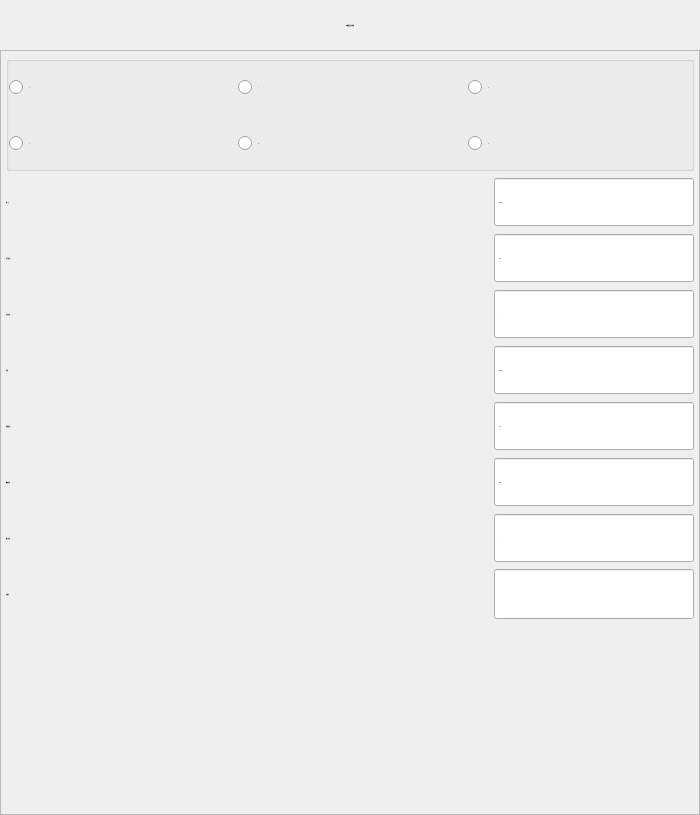
<?xml version="1.0" encoding="UTF-8"?>
<ui version="4.0">
 <class>FormActSingleLoop</class>
 <widget class="QWidget" name="FormActSingleLoop">
  <property name="geometry">
   <rect>
    <x>0</x>
    <y>0</y>
    <width>700</width>
    <height>815</height>
   </rect>
  </property>
  <property name="minimumSize">
   <size>
    <width>700</width>
    <height>815</height>
   </size>
  </property>
  <property name="maximumSize">
   <size>
    <width>727</width>
    <height>815</height>
   </size>
  </property>
  <property name="font">
   <font>
    <family>微软雅黑</family>
    <pointsize>-1</pointsize>
    <weight>50</weight>
    <italic>false</italic>
    <bold>false</bold>
   </font>
  </property>
  <property name="windowTitle">
   <string notr="true">循环定位</string>
  </property>
  <property name="toolTip">
   <string notr="true"/>
  </property>
  <property name="statusTip">
   <string notr="true"/>
  </property>
  <property name="whatsThis">
   <string notr="true"/>
  </property>
  <property name="accessibleName">
   <string notr="true"/>
  </property>
  <property name="accessibleDescription">
   <string notr="true"/>
  </property>
  <property name="styleSheet">
   <string notr="true">font: 28px &quot;微软雅黑&quot;;</string>
  </property>
  <property name="windowFilePath">
   <string notr="true"/>
  </property>
  <layout class="QVBoxLayout" name="verticalLayout">
   <property name="spacing">
    <number>0</number>
   </property>
   <property name="margin">
    <number>0</number>
   </property>
   <item>
    <widget class="QLabel" name="labelParaTitle">
     <property name="sizePolicy">
      <sizepolicy hsizetype="Preferred" vsizetype="Fixed">
       <horstretch>0</horstretch>
       <verstretch>0</verstretch>
      </sizepolicy>
     </property>
     <property name="minimumSize">
      <size>
       <width>0</width>
       <height>50</height>
      </size>
     </property>
     <property name="font">
      <font>
       <family>微软雅黑</family>
       <pointsize>-1</pointsize>
       <weight>50</weight>
       <italic>false</italic>
       <bold>false</bold>
      </font>
     </property>
     <property name="styleSheet">
      <string notr="true">QLabel#labelParaTitle
{
	color: black;
	border-image: url(:/img/widget/Panel.png) 0 4 0 4;
	border-left: 4px transparent;
	border-right: 4px transparent;
}</string>
     </property>
     <property name="text">
      <string>单轴循环定位参数</string>
     </property>
     <property name="alignment">
      <set>Qt::AlignCenter</set>
     </property>
    </widget>
   </item>
   <item>
    <widget class="QFrame" name="frameSingleLoop">
     <property name="font">
      <font>
       <family>微软雅黑</family>
       <pointsize>-1</pointsize>
       <weight>50</weight>
       <italic>false</italic>
       <bold>false</bold>
      </font>
     </property>
     <property name="styleSheet">
      <string notr="true"/>
     </property>
     <property name="frameShape">
      <enum>QFrame::StyledPanel</enum>
     </property>
     <property name="frameShadow">
      <enum>QFrame::Plain</enum>
     </property>
     <property name="IsMainArea" stdset="0">
      <bool>true</bool>
     </property>
     <layout class="QGridLayout" name="gridLayout">
      <property name="margin">
       <number>5</number>
      </property>
      <item row="2" column="0">
       <widget class="QLabel" name="labelHightSpd">
        <property name="sizePolicy">
         <sizepolicy hsizetype="Expanding" vsizetype="Fixed">
          <horstretch>0</horstretch>
          <verstretch>0</verstretch>
         </sizepolicy>
        </property>
        <property name="minimumSize">
         <size>
          <width>150</width>
          <height>50</height>
         </size>
        </property>
        <property name="maximumSize">
         <size>
          <width>16777215</width>
          <height>50</height>
         </size>
        </property>
        <property name="font">
         <font>
          <family>微软雅黑</family>
          <pointsize>-1</pointsize>
          <weight>50</weight>
          <italic>false</italic>
          <bold>false</bold>
         </font>
        </property>
        <property name="text">
         <string>运行速度：</string>
        </property>
       </widget>
      </item>
      <item row="1" column="4">
       <widget class="xDoubleSpinBox" name="doubleSpinBox">
        <property name="sizePolicy">
         <sizepolicy hsizetype="Preferred" vsizetype="Fixed">
          <horstretch>0</horstretch>
          <verstretch>0</verstretch>
         </sizepolicy>
        </property>
        <property name="minimumSize">
         <size>
          <width>200</width>
          <height>50</height>
         </size>
        </property>
        <property name="maximumSize">
         <size>
          <width>200</width>
          <height>50</height>
         </size>
        </property>
        <property name="font">
         <font>
          <family>微软雅黑</family>
          <pointsize>-1</pointsize>
          <weight>50</weight>
          <italic>false</italic>
          <bold>false</bold>
         </font>
        </property>
        <property name="styleSheet">
         <string notr="true"/>
        </property>
        <property name="alignment">
         <set>Qt::AlignLeading|Qt::AlignLeft|Qt::AlignVCenter</set>
        </property>
        <property name="buttonSymbols">
         <enum>QAbstractSpinBox::NoButtons</enum>
        </property>
        <property name="suffix">
         <string>mm</string>
        </property>
        <property name="maximum">
         <double>60000.000000000000000</double>
        </property>
       </widget>
      </item>
      <item row="3" column="0">
       <widget class="QLabel" name="labelCnt">
        <property name="sizePolicy">
         <sizepolicy hsizetype="Expanding" vsizetype="Fixed">
          <horstretch>0</horstretch>
          <verstretch>0</verstretch>
         </sizepolicy>
        </property>
        <property name="minimumSize">
         <size>
          <width>150</width>
          <height>50</height>
         </size>
        </property>
        <property name="maximumSize">
         <size>
          <width>16777215</width>
          <height>50</height>
         </size>
        </property>
        <property name="font">
         <font>
          <family>微软雅黑</family>
          <pointsize>-1</pointsize>
          <weight>50</weight>
          <italic>false</italic>
          <bold>false</bold>
         </font>
        </property>
        <property name="text">
         <string>定位点数：</string>
        </property>
       </widget>
      </item>
      <item row="4" column="0" colspan="2">
       <widget class="QLabel" name="labelInterVal">
        <property name="sizePolicy">
         <sizepolicy hsizetype="Expanding" vsizetype="Fixed">
          <horstretch>0</horstretch>
          <verstretch>0</verstretch>
         </sizepolicy>
        </property>
        <property name="minimumSize">
         <size>
          <width>150</width>
          <height>50</height>
         </size>
        </property>
        <property name="maximumSize">
         <size>
          <width>16777215</width>
          <height>50</height>
         </size>
        </property>
        <property name="font">
         <font>
          <family>微软雅黑</family>
          <pointsize>-1</pointsize>
          <weight>50</weight>
          <italic>false</italic>
          <bold>false</bold>
         </font>
        </property>
        <property name="text">
         <string>间隔：</string>
        </property>
       </widget>
      </item>
      <item row="2" column="4">
       <widget class="xSpinBox" name="BoxHspd">
        <property name="sizePolicy">
         <sizepolicy hsizetype="Preferred" vsizetype="Fixed">
          <horstretch>0</horstretch>
          <verstretch>0</verstretch>
         </sizepolicy>
        </property>
        <property name="minimumSize">
         <size>
          <width>200</width>
          <height>50</height>
         </size>
        </property>
        <property name="maximumSize">
         <size>
          <width>200</width>
          <height>50</height>
         </size>
        </property>
        <property name="font">
         <font>
          <family>微软雅黑</family>
          <pointsize>-1</pointsize>
          <weight>50</weight>
          <italic>false</italic>
          <bold>false</bold>
         </font>
        </property>
        <property name="focusPolicy">
         <enum>Qt::ClickFocus</enum>
        </property>
        <property name="alignment">
         <set>Qt::AlignLeading|Qt::AlignLeft|Qt::AlignVCenter</set>
        </property>
        <property name="buttonSymbols">
         <enum>QAbstractSpinBox::NoButtons</enum>
        </property>
        <property name="specialValueText">
         <string notr="true"/>
        </property>
        <property name="keyboardTracking">
         <bool>false</bool>
        </property>
        <property name="suffix">
         <string notr="true">%</string>
        </property>
        <property name="prefix">
         <string notr="true"/>
        </property>
        <property name="minimum">
         <number>1</number>
        </property>
        <property name="maximum">
         <number>100</number>
        </property>
        <property name="value">
         <number>50</number>
        </property>
        <property name="HasBtn" stdset="0">
         <bool>true</bool>
        </property>
       </widget>
      </item>
      <item row="1" column="0">
       <widget class="QLabel" name="labelPos">
        <property name="minimumSize">
         <size>
          <width>150</width>
          <height>50</height>
         </size>
        </property>
        <property name="maximumSize">
         <size>
          <width>16777215</width>
          <height>50</height>
         </size>
        </property>
        <property name="font">
         <font>
          <family>微软雅黑</family>
          <pointsize>-1</pointsize>
          <weight>50</weight>
          <italic>false</italic>
          <bold>false</bold>
         </font>
        </property>
        <property name="styleSheet">
         <string notr="true"/>
        </property>
        <property name="text">
         <string>第一点：</string>
        </property>
       </widget>
      </item>
      <item row="6" column="0" colspan="2">
       <widget class="QLabel" name="labelLowDis">
        <property name="sizePolicy">
         <sizepolicy hsizetype="Expanding" vsizetype="Fixed">
          <horstretch>0</horstretch>
          <verstretch>0</verstretch>
         </sizepolicy>
        </property>
        <property name="minimumSize">
         <size>
          <width>150</width>
          <height>50</height>
         </size>
        </property>
        <property name="maximumSize">
         <size>
          <width>16777215</width>
          <height>50</height>
         </size>
        </property>
        <property name="font">
         <font>
          <family>微软雅黑</family>
          <pointsize>-1</pointsize>
          <weight>50</weight>
          <italic>false</italic>
          <bold>false</bold>
         </font>
        </property>
        <property name="text">
         <string>减速距离：</string>
        </property>
       </widget>
      </item>
      <item row="8" column="0" colspan="3">
       <widget class="QLabel" name="labelCount">
        <property name="sizePolicy">
         <sizepolicy hsizetype="Expanding" vsizetype="Fixed">
          <horstretch>0</horstretch>
          <verstretch>0</verstretch>
         </sizepolicy>
        </property>
        <property name="minimumSize">
         <size>
          <width>150</width>
          <height>50</height>
         </size>
        </property>
        <property name="maximumSize">
         <size>
          <width>16777215</width>
          <height>50</height>
         </size>
        </property>
        <property name="font">
         <font>
          <family>微软雅黑</family>
          <pointsize>-1</pointsize>
          <weight>50</weight>
          <italic>false</italic>
          <bold>false</bold>
         </font>
        </property>
        <property name="text">
         <string>计数器：</string>
        </property>
       </widget>
      </item>
      <item row="7" column="0" colspan="3">
       <widget class="QLabel" name="labelTimes">
        <property name="sizePolicy">
         <sizepolicy hsizetype="Expanding" vsizetype="Fixed">
          <horstretch>0</horstretch>
          <verstretch>0</verstretch>
         </sizepolicy>
        </property>
        <property name="minimumSize">
         <size>
          <width>150</width>
          <height>50</height>
         </size>
        </property>
        <property name="maximumSize">
         <size>
          <width>16777215</width>
          <height>50</height>
         </size>
        </property>
        <property name="font">
         <font>
          <family>微软雅黑</family>
          <pointsize>-1</pointsize>
          <weight>50</weight>
          <italic>false</italic>
          <bold>false</bold>
         </font>
        </property>
        <property name="text">
         <string>每点次数</string>
        </property>
       </widget>
      </item>
      <item row="5" column="0" colspan="2">
       <widget class="QLabel" name="labelLowSpd">
        <property name="sizePolicy">
         <sizepolicy hsizetype="Expanding" vsizetype="Fixed">
          <horstretch>0</horstretch>
          <verstretch>0</verstretch>
         </sizepolicy>
        </property>
        <property name="minimumSize">
         <size>
          <width>150</width>
          <height>50</height>
         </size>
        </property>
        <property name="maximumSize">
         <size>
          <width>16777215</width>
          <height>50</height>
         </size>
        </property>
        <property name="font">
         <font>
          <family>微软雅黑</family>
          <pointsize>-1</pointsize>
          <weight>50</weight>
          <italic>false</italic>
          <bold>false</bold>
         </font>
        </property>
        <property name="text">
         <string>低速速度：</string>
        </property>
       </widget>
      </item>
      <item row="4" column="4">
       <widget class="xDoubleSpinBox" name="BoxInterval">
        <property name="sizePolicy">
         <sizepolicy hsizetype="Preferred" vsizetype="Fixed">
          <horstretch>0</horstretch>
          <verstretch>0</verstretch>
         </sizepolicy>
        </property>
        <property name="minimumSize">
         <size>
          <width>200</width>
          <height>50</height>
         </size>
        </property>
        <property name="maximumSize">
         <size>
          <width>200</width>
          <height>50</height>
         </size>
        </property>
        <property name="font">
         <font>
          <family>微软雅黑</family>
          <pointsize>-1</pointsize>
          <weight>50</weight>
          <italic>false</italic>
          <bold>false</bold>
         </font>
        </property>
        <property name="styleSheet">
         <string notr="true"/>
        </property>
        <property name="alignment">
         <set>Qt::AlignLeading|Qt::AlignLeft|Qt::AlignVCenter</set>
        </property>
        <property name="buttonSymbols">
         <enum>QAbstractSpinBox::NoButtons</enum>
        </property>
        <property name="suffix">
         <string>mm</string>
        </property>
        <property name="minimum">
         <double>-999.899999999999977</double>
        </property>
        <property name="maximum">
         <double>999.990000000000009</double>
        </property>
       </widget>
      </item>
      <item row="3" column="4">
       <widget class="xSpinBox" name="BoxCnt">
        <property name="enabled">
         <bool>true</bool>
        </property>
        <property name="sizePolicy">
         <sizepolicy hsizetype="Preferred" vsizetype="Fixed">
          <horstretch>0</horstretch>
          <verstretch>0</verstretch>
         </sizepolicy>
        </property>
        <property name="minimumSize">
         <size>
          <width>200</width>
          <height>50</height>
         </size>
        </property>
        <property name="maximumSize">
         <size>
          <width>200</width>
          <height>50</height>
         </size>
        </property>
        <property name="font">
         <font>
          <family>微软雅黑</family>
          <pointsize>-1</pointsize>
          <weight>50</weight>
          <italic>false</italic>
          <bold>false</bold>
         </font>
        </property>
        <property name="focusPolicy">
         <enum>Qt::ClickFocus</enum>
        </property>
        <property name="alignment">
         <set>Qt::AlignLeading|Qt::AlignLeft|Qt::AlignVCenter</set>
        </property>
        <property name="buttonSymbols">
         <enum>QAbstractSpinBox::NoButtons</enum>
        </property>
        <property name="specialValueText">
         <string notr="true"/>
        </property>
        <property name="keyboardTracking">
         <bool>false</bool>
        </property>
        <property name="suffix">
         <string notr="true"/>
        </property>
        <property name="prefix">
         <string notr="true"/>
        </property>
        <property name="minimum">
         <number>1</number>
        </property>
        <property name="maximum">
         <number>999</number>
        </property>
        <property name="value">
         <number>1</number>
        </property>
        <property name="HasBtn" stdset="0">
         <bool>true</bool>
        </property>
       </widget>
      </item>
      <item row="6" column="4">
       <widget class="xDoubleSpinBox" name="BoxLowDis">
        <property name="sizePolicy">
         <sizepolicy hsizetype="Preferred" vsizetype="Fixed">
          <horstretch>0</horstretch>
          <verstretch>0</verstretch>
         </sizepolicy>
        </property>
        <property name="minimumSize">
         <size>
          <width>200</width>
          <height>50</height>
         </size>
        </property>
        <property name="maximumSize">
         <size>
          <width>200</width>
          <height>50</height>
         </size>
        </property>
        <property name="font">
         <font>
          <family>微软雅黑</family>
          <pointsize>-1</pointsize>
          <weight>50</weight>
          <italic>false</italic>
          <bold>false</bold>
         </font>
        </property>
        <property name="styleSheet">
         <string notr="true"/>
        </property>
        <property name="alignment">
         <set>Qt::AlignLeading|Qt::AlignLeft|Qt::AlignVCenter</set>
        </property>
        <property name="buttonSymbols">
         <enum>QAbstractSpinBox::NoButtons</enum>
        </property>
        <property name="suffix">
         <string/>
        </property>
        <property name="minimum">
         <double>0.000000000000000</double>
        </property>
        <property name="maximum">
         <double>650.000000000000000</double>
        </property>
        <property name="singleStep">
         <double>0.010000000000000</double>
        </property>
        <property name="value">
         <double>50.000000000000000</double>
        </property>
       </widget>
      </item>
      <item row="8" column="4">
       <widget class="xLineEdit" name="lineEditCount">
        <property name="sizePolicy">
         <sizepolicy hsizetype="Preferred" vsizetype="Fixed">
          <horstretch>0</horstretch>
          <verstretch>0</verstretch>
         </sizepolicy>
        </property>
        <property name="minimumSize">
         <size>
          <width>200</width>
          <height>50</height>
         </size>
        </property>
        <property name="maximumSize">
         <size>
          <width>200</width>
          <height>50</height>
         </size>
        </property>
        <property name="font">
         <font>
          <family>微软雅黑</family>
          <pointsize>-1</pointsize>
          <weight>50</weight>
          <italic>false</italic>
          <bold>false</bold>
         </font>
        </property>
        <property name="styleSheet">
         <string notr="true"/>
        </property>
       </widget>
      </item>
      <item row="5" column="4">
       <widget class="xSpinBox" name="BoxLspd">
        <property name="sizePolicy">
         <sizepolicy hsizetype="Preferred" vsizetype="Fixed">
          <horstretch>0</horstretch>
          <verstretch>0</verstretch>
         </sizepolicy>
        </property>
        <property name="minimumSize">
         <size>
          <width>200</width>
          <height>50</height>
         </size>
        </property>
        <property name="maximumSize">
         <size>
          <width>200</width>
          <height>50</height>
         </size>
        </property>
        <property name="font">
         <font>
          <family>微软雅黑</family>
          <pointsize>-1</pointsize>
          <weight>50</weight>
          <italic>false</italic>
          <bold>false</bold>
         </font>
        </property>
        <property name="focusPolicy">
         <enum>Qt::ClickFocus</enum>
        </property>
        <property name="alignment">
         <set>Qt::AlignLeading|Qt::AlignLeft|Qt::AlignVCenter</set>
        </property>
        <property name="buttonSymbols">
         <enum>QAbstractSpinBox::NoButtons</enum>
        </property>
        <property name="specialValueText">
         <string notr="true"/>
        </property>
        <property name="keyboardTracking">
         <bool>false</bool>
        </property>
        <property name="suffix">
         <string notr="true">%</string>
        </property>
        <property name="prefix">
         <string notr="true"/>
        </property>
        <property name="minimum">
         <number>1</number>
        </property>
        <property name="maximum">
         <number>100</number>
        </property>
        <property name="value">
         <number>10</number>
        </property>
        <property name="HasBtn" stdset="0">
         <bool>true</bool>
        </property>
       </widget>
      </item>
      <item row="7" column="4">
       <widget class="xSpinBox" name="BoxTimes">
        <property name="enabled">
         <bool>true</bool>
        </property>
        <property name="sizePolicy">
         <sizepolicy hsizetype="Preferred" vsizetype="Fixed">
          <horstretch>0</horstretch>
          <verstretch>0</verstretch>
         </sizepolicy>
        </property>
        <property name="minimumSize">
         <size>
          <width>200</width>
          <height>50</height>
         </size>
        </property>
        <property name="maximumSize">
         <size>
          <width>200</width>
          <height>50</height>
         </size>
        </property>
        <property name="font">
         <font>
          <family>微软雅黑</family>
          <pointsize>-1</pointsize>
          <weight>50</weight>
          <italic>false</italic>
          <bold>false</bold>
         </font>
        </property>
        <property name="focusPolicy">
         <enum>Qt::ClickFocus</enum>
        </property>
        <property name="alignment">
         <set>Qt::AlignLeading|Qt::AlignLeft|Qt::AlignVCenter</set>
        </property>
        <property name="buttonSymbols">
         <enum>QAbstractSpinBox::NoButtons</enum>
        </property>
        <property name="specialValueText">
         <string notr="true"/>
        </property>
        <property name="keyboardTracking">
         <bool>false</bool>
        </property>
        <property name="suffix">
         <string notr="true"/>
        </property>
        <property name="prefix">
         <string notr="true"/>
        </property>
        <property name="minimum">
         <number>1</number>
        </property>
        <property name="maximum">
         <number>250</number>
        </property>
        <property name="value">
         <number>1</number>
        </property>
        <property name="HasBtn" stdset="0">
         <bool>true</bool>
        </property>
       </widget>
      </item>
      <item row="0" column="0" colspan="5">
       <widget class="QGroupBox" name="groupBoxServo">
        <property name="title">
         <string/>
        </property>
        <layout class="QGridLayout" name="gridLayout_2">
         <property name="margin">
          <number>0</number>
         </property>
         <item row="0" column="3">
          <widget class="QRadioButton" name="rBtnTravel">
           <property name="sizePolicy">
            <sizepolicy hsizetype="Preferred" vsizetype="Fixed">
             <horstretch>0</horstretch>
             <verstretch>0</verstretch>
            </sizepolicy>
           </property>
           <property name="minimumSize">
            <size>
             <width>0</width>
             <height>50</height>
            </size>
           </property>
           <property name="maximumSize">
            <size>
             <width>16777215</width>
             <height>50</height>
            </size>
           </property>
           <property name="font">
            <font>
             <family>微软雅黑</family>
             <pointsize>-1</pointsize>
             <weight>50</weight>
             <italic>false</italic>
             <bold>false</bold>
            </font>
           </property>
           <property name="styleSheet">
            <string notr="true"/>
           </property>
           <property name="text">
            <string>Z</string>
           </property>
          </widget>
         </item>
         <item row="0" column="2">
          <widget class="QRadioButton" name="rBtnPaVer">
           <property name="sizePolicy">
            <sizepolicy hsizetype="Preferred" vsizetype="Fixed">
             <horstretch>0</horstretch>
             <verstretch>0</verstretch>
            </sizepolicy>
           </property>
           <property name="minimumSize">
            <size>
             <width>0</width>
             <height>50</height>
            </size>
           </property>
           <property name="maximumSize">
            <size>
             <width>16777215</width>
             <height>50</height>
            </size>
           </property>
           <property name="font">
            <font>
             <family>微软雅黑</family>
             <pointsize>-1</pointsize>
             <weight>50</weight>
             <italic>false</italic>
             <bold>false</bold>
            </font>
           </property>
           <property name="styleSheet">
            <string notr="true"/>
           </property>
           <property name="text">
            <string>Y</string>
           </property>
          </widget>
         </item>
         <item row="0" column="0">
          <widget class="QRadioButton" name="rBtnPaHor">
           <property name="sizePolicy">
            <sizepolicy hsizetype="Preferred" vsizetype="Fixed">
             <horstretch>0</horstretch>
             <verstretch>0</verstretch>
            </sizepolicy>
           </property>
           <property name="minimumSize">
            <size>
             <width>0</width>
             <height>50</height>
            </size>
           </property>
           <property name="maximumSize">
            <size>
             <width>16777215</width>
             <height>50</height>
            </size>
           </property>
           <property name="font">
            <font>
             <family>微软雅黑</family>
             <pointsize>-1</pointsize>
             <weight>50</weight>
             <italic>false</italic>
             <bold>false</bold>
            </font>
           </property>
           <property name="text">
            <string>X</string>
           </property>
          </widget>
         </item>
         <item row="1" column="0">
          <widget class="QRadioButton" name="rBtnRaVer">
           <property name="sizePolicy">
            <sizepolicy hsizetype="Preferred" vsizetype="Fixed">
             <horstretch>0</horstretch>
             <verstretch>0</verstretch>
            </sizepolicy>
           </property>
           <property name="minimumSize">
            <size>
             <width>0</width>
             <height>50</height>
            </size>
           </property>
           <property name="maximumSize">
            <size>
             <width>16777215</width>
             <height>50</height>
            </size>
           </property>
           <property name="font">
            <font>
             <family>微软雅黑</family>
             <pointsize>-1</pointsize>
             <weight>50</weight>
             <italic>false</italic>
             <bold>false</bold>
            </font>
           </property>
           <property name="styleSheet">
            <string notr="true"/>
           </property>
           <property name="text">
            <string>A</string>
           </property>
          </widget>
         </item>
         <item row="1" column="2">
          <widget class="QRadioButton" name="rBtnRaHor">
           <property name="sizePolicy">
            <sizepolicy hsizetype="Preferred" vsizetype="Fixed">
             <horstretch>0</horstretch>
             <verstretch>0</verstretch>
            </sizepolicy>
           </property>
           <property name="minimumSize">
            <size>
             <width>0</width>
             <height>50</height>
            </size>
           </property>
           <property name="maximumSize">
            <size>
             <width>16777215</width>
             <height>50</height>
            </size>
           </property>
           <property name="font">
            <font>
             <family>微软雅黑</family>
             <pointsize>-1</pointsize>
             <weight>50</weight>
             <italic>false</italic>
             <bold>false</bold>
            </font>
           </property>
           <property name="styleSheet">
            <string notr="true"/>
           </property>
           <property name="text">
            <string>B</string>
           </property>
          </widget>
         </item>
         <item row="1" column="3">
          <widget class="QRadioButton" name="rBtnExt">
           <property name="sizePolicy">
            <sizepolicy hsizetype="Preferred" vsizetype="Fixed">
             <horstretch>0</horstretch>
             <verstretch>0</verstretch>
            </sizepolicy>
           </property>
           <property name="minimumSize">
            <size>
             <width>0</width>
             <height>50</height>
            </size>
           </property>
           <property name="maximumSize">
            <size>
             <width>16777215</width>
             <height>50</height>
            </size>
           </property>
           <property name="font">
            <font>
             <family>微软雅黑</family>
             <pointsize>-1</pointsize>
             <weight>50</weight>
             <italic>false</italic>
             <bold>false</bold>
            </font>
           </property>
           <property name="styleSheet">
            <string notr="true"/>
           </property>
           <property name="text">
            <string>C</string>
           </property>
          </widget>
         </item>
        </layout>
       </widget>
      </item>
      <item row="9" column="0" colspan="5">
       <spacer name="verticalSpacer">
        <property name="orientation">
         <enum>Qt::Vertical</enum>
        </property>
        <property name="sizeHint" stdset="0">
         <size>
          <width>715</width>
          <height>188</height>
         </size>
        </property>
       </spacer>
      </item>
     </layout>
    </widget>
   </item>
  </layout>
 </widget>
 <customwidgets>
  <customwidget>
   <class>xSpinBox</class>
   <extends>QSpinBox</extends>
   <header>xspinbox.h</header>
   <slots>
    <signal>clicked()</signal>
   </slots>
  </customwidget>
  <customwidget>
   <class>xDoubleSpinBox</class>
   <extends>QDoubleSpinBox</extends>
   <header>xdoublespinbox.h</header>
   <slots>
    <signal>clicked()</signal>
   </slots>
  </customwidget>
  <customwidget>
   <class>xLineEdit</class>
   <extends>QLineEdit</extends>
   <header>xlineedit.h</header>
   <slots>
    <signal>clicked()</signal>
    <slot>inputIP()</slot>
   </slots>
  </customwidget>
 </customwidgets>
 <resources/>
 <connections>
  <connection>
   <sender>BoxCnt</sender>
   <signal>clicked()</signal>
   <receiver>FormActSingleLoop</receiver>
   <slot>inputCnt()</slot>
   <hints>
    <hint type="sourcelabel">
     <x>280</x>
     <y>135</y>
    </hint>
    <hint type="destinationlabel">
     <x>394</x>
     <y>149</y>
    </hint>
   </hints>
  </connection>
  <connection>
   <sender>BoxTimes</sender>
   <signal>clicked()</signal>
   <receiver>FormActSingleLoop</receiver>
   <slot>inputTimes()</slot>
   <hints>
    <hint type="sourcelabel">
     <x>280</x>
     <y>195</y>
    </hint>
    <hint type="destinationlabel">
     <x>394</x>
     <y>149</y>
    </hint>
   </hints>
  </connection>
  <connection>
   <sender>doubleSpinBox</sender>
   <signal>clicked()</signal>
   <receiver>FormActSingleLoop</receiver>
   <slot>inputPos()</slot>
   <hints>
    <hint type="sourcelabel">
     <x>665</x>
     <y>204</y>
    </hint>
    <hint type="destinationlabel">
     <x>394</x>
     <y>149</y>
    </hint>
   </hints>
  </connection>
  <connection>
   <sender>BoxHspd</sender>
   <signal>clicked()</signal>
   <receiver>FormActSingleLoop</receiver>
   <slot>inputHspd()</slot>
   <hints>
    <hint type="sourcelabel">
     <x>665</x>
     <y>260</y>
    </hint>
    <hint type="destinationlabel">
     <x>394</x>
     <y>149</y>
    </hint>
   </hints>
  </connection>
  <connection>
   <sender>BoxInterval</sender>
   <signal>clicked()</signal>
   <receiver>FormActSingleLoop</receiver>
   <slot>inputInterval()</slot>
   <hints>
    <hint type="sourcelabel">
     <x>665</x>
     <y>135</y>
    </hint>
    <hint type="destinationlabel">
     <x>394</x>
     <y>149</y>
    </hint>
   </hints>
  </connection>
  <connection>
   <sender>BoxLspd</sender>
   <signal>clicked()</signal>
   <receiver>FormActSingleLoop</receiver>
   <slot>inputLspd()</slot>
   <hints>
    <hint type="sourcelabel">
     <x>280</x>
     <y>255</y>
    </hint>
    <hint type="destinationlabel">
     <x>394</x>
     <y>149</y>
    </hint>
   </hints>
  </connection>
  <connection>
   <sender>BoxLowDis</sender>
   <signal>clicked()</signal>
   <receiver>FormActSingleLoop</receiver>
   <slot>inputLdis()</slot>
   <hints>
    <hint type="sourcelabel">
     <x>665</x>
     <y>255</y>
    </hint>
    <hint type="destinationlabel">
     <x>394</x>
     <y>149</y>
    </hint>
   </hints>
  </connection>
 </connections>
 <slots>
  <slot>inputCnt()</slot>
  <slot>inputHspd()</slot>
  <slot>pageUp()</slot>
  <slot>pageDwn()</slot>
  <slot>selectVar()</slot>
  <slot>inputTimes()</slot>
  <slot>inputInterval()</slot>
  <slot>inputPos()</slot>
  <slot>inputLspd()</slot>
  <slot>inputLdis()</slot>
 </slots>
</ui>
